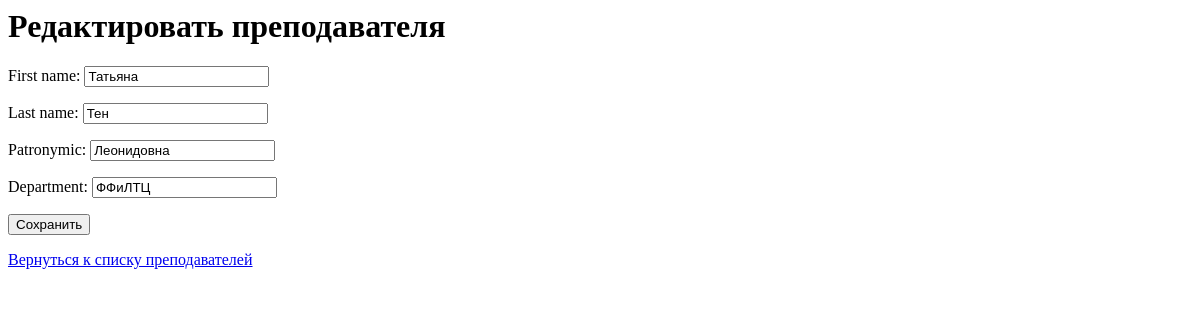
/edit/2/ (signed in), run on an earlier commit of the app's database.
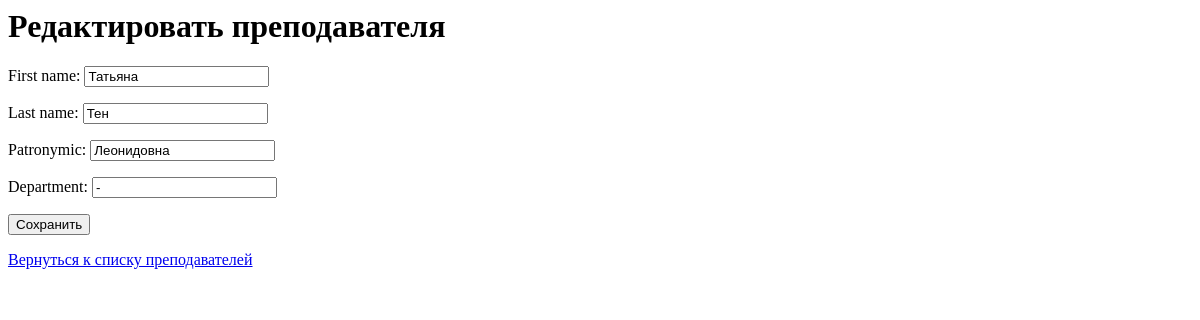
And on a later commit of the database.
### teachers/models.py (models this page shows, shortened)
class Teacher(models.Model):
    first_name = models.CharField(max_length=100)
    last_name = models.CharField(max_length=100)
    patronymic = models.CharField(max_length=100, blank=True, null=True)
    department = models.CharField(max_length=100)
    position = models.CharField(max_length=100, default='Преподаватель')
    email = models.EmailField(blank=True, null=True)
    phone_number = models.CharField(max_length=20, blank=True, null=True)
    academic_degree = models.CharField(max_length=100, blank=True, null=True)
    academic_title = models.CharField(max_length=100, blank=True, null=True)
    specialization = models.CharField(max_length=200, blank=True, null=True)
    education = models.TextField(blank=True, null=True)
    experience_years = models.IntegerField(default=0)
    avatar = models.ImageField(upload_to='teacher_avatars/', null=True, blank=True)

### teachers/views.py (the view)
# urls.py: path('edit/<int:teacher_id>/', views.edit_teacher, name='edit_teacher'),
@user_passes_test(admin_required)
def edit_teacher(request, teacher_id):
    teacher = get_object_or_404(Teacher, id=teacher_id)
    if request.method == 'POST':
        form = TeacherForm(request.POST, instance=teacher)
        if form.is_valid():
            form.save()  # Сохраняем изменения в преподавателе
            return redirect('teacher_list')
    else:
        form = TeacherForm(instance=teacher)
    return render(request, 'teachers/edit_teacher.html',
                  {'form': form, 'teacher': teacher})

### teachers/forms.py
class TeacherForm(forms.ModelForm):
    class Meta:
        model = Teacher
        fields = ['first_name', 'last_name', 'patronymic', 'department']

### teachers/views.py (called while the page is built)
def admin_required(user):
    return user.is_superuser

### teachers/templates/teachers/edit_teacher.html (shortened to what this page needs)
<h1>Редактировать преподавателя</h1>
<form method="post">
    {{ form.as_p }}
    <button type="submit">Сохранить</button>
</form>
<a href="{% url 'teacher_list' %}">Вернуться к списку преподавателей</a>

What changed in the data, as far as the page shows it:
changed Teacher "Татьяна": department "ФФиЛТЦ" → "-"
